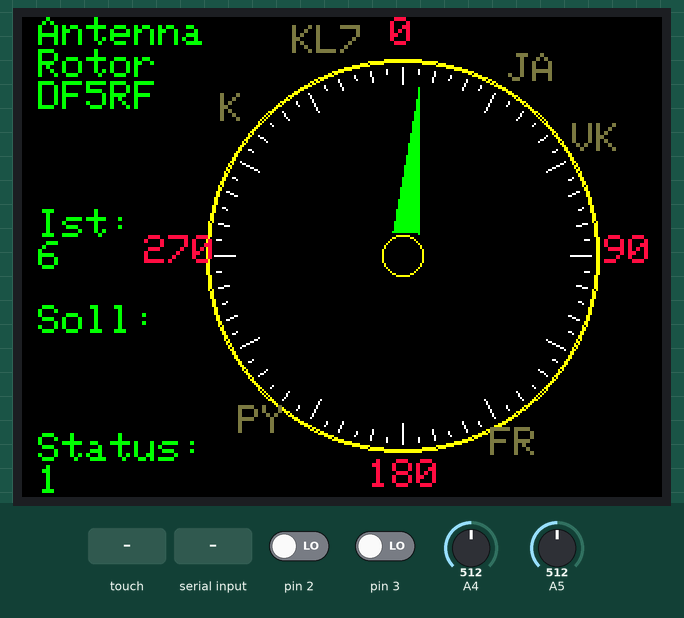
Recording of a sketch running on a simulated Arduino Uno, built with avr-gcc and run on an emulated ATmega328P. Shown: 320×240 colour display. Inputs (shaded band) come from the test bench; at power-on: pin 2 LOW, pin 3 LOW, A4 = 512, A5 = 512. What the sketch prints to the serial monitor is not drawn.

Above: at 1.37 s.
1.6 s: touch panel pressed at 38 % / 90 % of its raw x / y range
At 2.9 s:
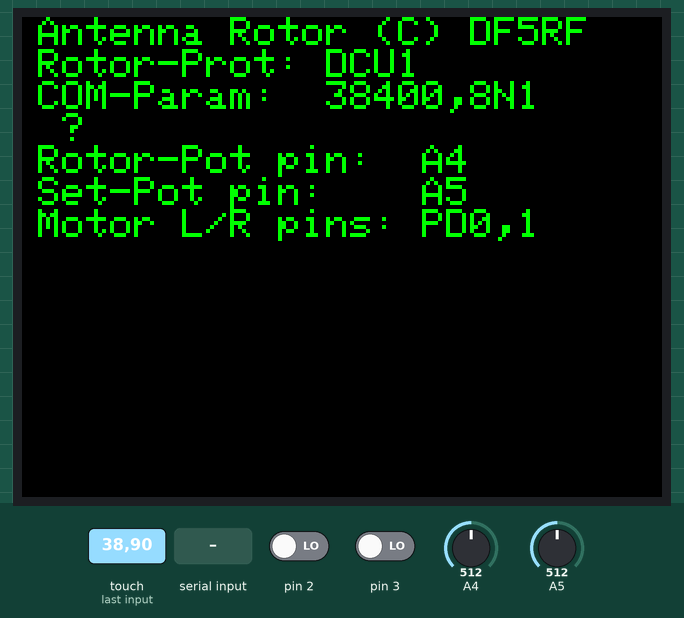
3.5 s: "AI1;" received over Serial
At 4.2 s:
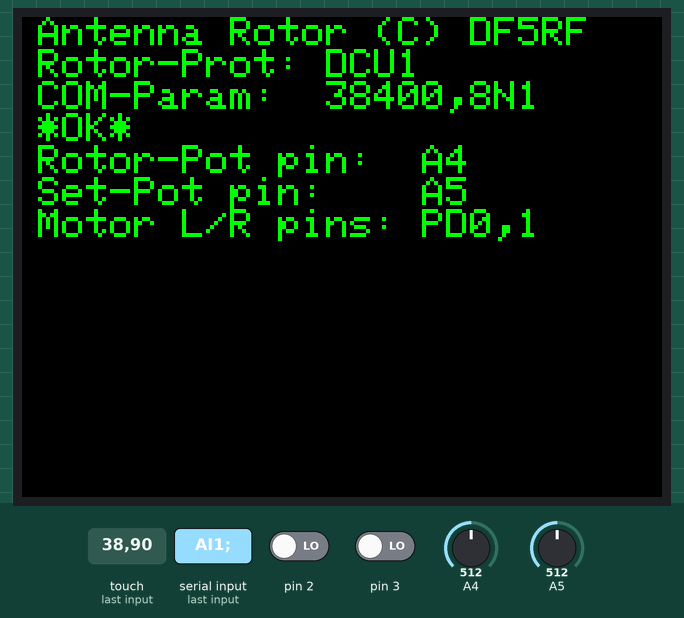
5.0 s: touch panel pressed at 13 % / 90 % of its raw x / y range
At 41.8 s:
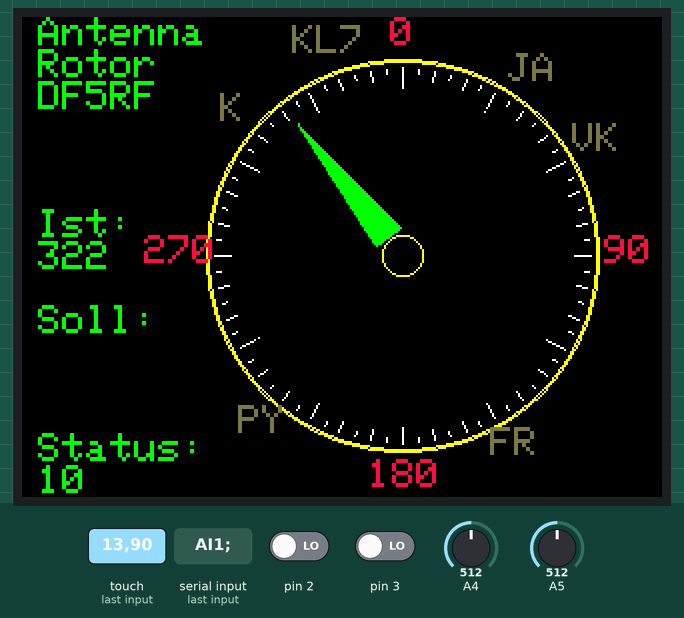

The sketch:

rotatorbase.ino
```cpp
// Rotorbase.ino
// (C) DF5RF 2023
// A rotor controller with ILI9341 TFT with analog touch input, Poti and keys to drive Left/right motor
// Serial DCU1 emulation
#include <TouchScreen.h>
#include <math.h>
#include <SPI.h>

#include <Adafruit_GFX.h>    // Adafruit Grafik-Bibliothek wird benötigt
#include "Adafruit_ILI9341.h"

// Pins for Rotor
// A4/ADC4 => Rotor Poti
// A5/ADC5 => Stell-Poti
// PD0 Mot Left
// PD1 Mot Rigth
// PD2 Key1
// PD3 Key2

#define TFT_PIN_CS   5 // Arduino-Pin an Display CS
#define TFT_PIN_DC   6  // Arduino-Pin an
#define TFT_PIN_RST  8  // Arduino Reset-Pin
Adafruit_ILI9341 tft = Adafruit_ILI9341(TFT_PIN_CS, TFT_PIN_DC); //, TFT_PIN_RST); //Adafruit_ILI9431(TFT_PIN_CS, TFT_PIN_DC, TFT_PIN_RST);

#define TS_XP A3
#define TS_YP A2
#define TS_XM A1
#define TS_YM A0
#define TS_MINX 140
#define TS_MAXX 900
#define TS_MINY 120
#define TS_MAXY 940
TouchScreen ts(TS_XP, TS_YP, TS_XM, TS_YM, 300);

enum {UIModeOps, UIModeSettings, UIModeChangeToOps,UIModeChangeToSettings} UIMode;

bool sdebug=false;
int xcenter=190;
int ycenter=119;
int rradius=96;
int setdeg=0;
int currdeg=0;
bool destreached=false;
bool destlocked=false;
bool refreshInput;
int lastcurrdeg;
int lastsetdeg;

float pi = 3.1415926;
bool demo=true;
bool connMsgReceived;
bool isConnected;

#define CUSTOM_MARKER   255, 12,65
#define CUSTOM_LABEL    120, 120,65

int yheight=16;

void setup() {
    connect_setup();
    tft.begin();
    tft.setRotation(tft.getRotation()+1);
    showMainScreen();
    setdeg=322;
    currdeg=0;
    lastsetdeg=-1;
    lastcurrdeg=-1;
    UIMode=UIModeChangeToOps;
}


void loop(void) {
  connect_loop();
  switch (UIMode) {
    case UIModeChangeToOps:
      tft.fillScreen(ILI9341_BLACK);
      showMainScreen();
      UIMode=UIModeOps;
    break;
    case UIModeChangeToSettings:
      tft.fillScreen(ILI9341_BLACK);
      UIMode=UIModeSettings;
    break;
    case UIModeOps:
      if ((refreshInput=processInput())) {
        demo=false;
      }
      else {
        demo=true;
      }
      updateValues(refreshInput);
      delay(200);
      if (demo) {
        if (!destreached) {
          currdeg+=2;
          currdeg%=360;
        }
      }
      break;
    case UIModeSettings:
       processInput();
       showInfoScreen();
       delay(500);
  }
}

bool processInput() {
bool isNewInput=false;

  // Poti lesen
  int poti=analogRead(A4);
  // tasten lesen
  int keyleft=digitalRead(PD2);
  int keyright=digitalRead(PD3);
  // request from PC
  if (connMsgReceived) {
    setdeg=connect_value();
    isNewInput=true;
  }
  // touch screen lesen
  int x,y;
  TSPoint p = ts.getPoint();


  if (p.z > ts.pressureThreshhold)
  {
     //Serial.print("Touch.X:");Serial.print(p.x);Serial.print("Touch.Y:");Serial.println(p.y);
     y = map(p.x, TS_MINX, TS_MAXX, 0, 240);
     x = map(p.y, TS_MINY, TS_MAXY, 320, 0);
     //Serial.print("X:");Serial.print(x);Serial.print("Y:");Serial.println(y);
     if (x>50) {
        // calculate angle relative to the center
        setdeg= calculateAngle(xcenter, ycenter, x,y);
        if (setdeg%2==1)
          setdeg=setdeg+1;
        if (sdebug) {Serial.print("Angle:");Serial.println(setdeg);}
        isNewInput=true;
     }
     else if (x<50 && y <110) {
        if (UIMode==UIModeSettings) {
          UIMode=UIModeChangeToOps;
        }
        else {
          UIMode=UIModeChangeToSettings;
        }
        isNewInput=true;
     }
  }
  return isNewInput;
}

void updateValues(bool refreshInput) {
  // A/D lesen
  int rotpot=analogRead(A5);
  if (!demo) {
    //currdeg=rotpot*4/10;
  }
  if (sdebug) {Serial.print("Set.X:");Serial.print(setdeg);Serial.print("Curr:");Serial.println(currdeg);}
  // anzeigen
  showCurrArrow(false);
  destreached=(abs(setdeg-currdeg)==0);
  if (destreached) {
    if (!destlocked) {
        showSetArrow(false);
        showCurrArrow(true);
        writeValue(7, currdeg);
        destlocked=true;
    }
    if (sdebug) {Serial.println("Reached:");}
  }
  else { // !destreached
    writeValue(7, currdeg);
  }
  if (refreshInput) {
    writeValue(10, setdeg);
    showSetArrow(true);
    destlocked=false;
  }
  int statval=0;
  statval+=(!destreached?1:0);
  statval+=(destlocked?10:0);
  statval+=(connMsgReceived?100:0);
  writeValue(14, statval);
}


void showCurrArrow(bool forceRefresh) {
    if (sdebug) {Serial.print("Curr:");Serial.print(currdeg);Serial.print("Last:");Serial.println(lastcurrdeg);}
    if (lastcurrdeg!=currdeg || forceRefresh) {
      drawArrow(lastcurrdeg, rradius-11, 5, ILI9341_BLACK);
      drawArrow(currdeg, rradius-11, 5, ILI9341_GREEN);
      lastcurrdeg=currdeg;
    }
}
void showSetArrow(bool appear) {
      drawSetMarker(lastsetdeg, 6, 5, ILI9341_BLACK);
      if (appear) {
        drawSetMarker(setdeg, 6, 5, ILI9341_RED);
      }
      lastsetdeg=setdeg;
}

void showMainScreen() {
  tft.fillScreen(ILI9341_BLACK);  // Färbt Hintergund Schwarz
  tft.drawCircle(xcenter, ycenter, (rradius+2), ILI9341_YELLOW);
  tft.drawCircle(xcenter, ycenter, (rradius+1), ILI9341_YELLOW);
  tft.drawCircle(xcenter, ycenter, 10, ILI9341_YELLOW);
  writeText(0,"Antenna");
  writeText(1,"Rotor");
  writeText(2,"DF5RF");
  writeText(6,"Ist:");
  writeText(9,"Soll:");
  writeText(13,"Status:");
  drawDegreeMarkings();

  // Draw N/E/S/W label
  drawLabel(0,"0",tft.color565(CUSTOM_MARKER));
  drawLabel(90,"90",tft.color565(CUSTOM_MARKER));
  drawLabel(180,"180",tft.color565(CUSTOM_MARKER));
  drawLabel(270,"270",tft.color565(CUSTOM_MARKER));
  // DXCC labels
  drawLabel(35,"JA",tft.color565(CUSTOM_LABEL));
  drawLabel(60,"VK",tft.color565(CUSTOM_LABEL));
  drawLabel(150,"FR",tft.color565(CUSTOM_LABEL));
  drawLabel(220,"PY",tft.color565(CUSTOM_LABEL));
  drawLabel(310,"K",tft.color565(CUSTOM_LABEL));
  drawLabel(340,"KL7",tft.color565(CUSTOM_LABEL));
}

void showInfoScreen() {
  writeText(0,"Antenna Rotor (C) DF5RF");
  writeText(1,"Rotor-Prot: DCU1");
  writeText(2,"COM-Param:  38400,8N1");
  writeText(3,(isConnected?"*OK*":" ?  "));
  writeText(4,"Rotor-Pot pin:  A4 ");
  writeText(5,"Set-Pot pin:    A5 ");
  writeText(6,"Motor L/R pins: PD0,1");
}
```

rotorconn.ino
```cpp
/*
 * serial rotor DCU1 protocol to run @38k4/8N1
 * Port1: PC 38400 8N1  RX=0,  TX=1
 */
int packetSizeSlow=45;
int packetSizeFast=16;

unsigned int nb;
char rxbuffer[16];    // rx buffer
unsigned int nb1;
char rx1buffer[16];    // rx1 buffer

typedef enum {RxStart, RxChar, RxEOM} RXstate;
RXstate rxState;

unsigned int snb=0; // write pointer
unsigned int rnb=0; // read pointer
#define SMSG_LEN 128
char serialMsg[SMSG_LEN];
bool infoReq=0;
String infoToTx;
int connSetValue;

#define MAX_SMSG 5
class RxBuffer {
public:
  unsigned int sbi=0; // write pointer
  unsigned int msgi=0; // msg pointer
  char serialMsg[MAX_SMSG][SMSG_LEN];
  char rxbuffer[16];    // rx buffer
  RXstate rxState=RxStart;

  bool putRxData(char data);
  bool putRxData(char *data, int len);
  char *getRxData();
};

bool RxBuffer::putRxData(char *dat, int len) {
int numr=0;
   if (len<0 || len>SMSG_LEN)
      return;
   for (int i=0;i<len;i++) {
       numr+=putRxData(dat[i])?1:0;
   }
   //Serial.print("RXB:");Serial.print(numr);Serial.print(",");Serial.print(len);
   return numr>0;
}
bool RxBuffer::putRxData(char dat) {
    if (0>=SMSG_LEN-sbi) {
      snb=0;
      rxState=RxStart; // no real ring buffer
    }
    if (dat==';') {
      if (rxState==RxChar) {
        rxState=RxEOM;
      }
    }
    else {
      rxState=RxChar;
    }
    if (msgi>=MAX_SMSG)
       return false;
    serialMsg[msgi][sbi]=dat;
    sbi++;
    if (rxState==RxEOM) {
      rxState=RxStart;
      serialMsg[msgi][sbi]=0;
      sbi=0;
      msgi++;
      return true;
    }
    return false;
}

char* RxBuffer::getRxData() {
   if (msgi<=0)
     return NULL;
   char *m=  serialMsg[msgi-1];
   msgi--;
   return m;
}

RxBuffer pcCom;

void connect_setup() {
  // initialize serial ports:
  Serial.begin(38400, SERIAL_8N1);
  Serial.setTimeout(10);
  infoReq=0;
  rxState=RxStart;
  connMsgReceived=false;
  isConnected=false;
}

void serialEvent() {
  nb1=0;
  // get requests from PC
  while  (Serial.available()) {
      nb1=Serial.readBytes(rx1buffer, packetSizeFast);
      if (pcCom.putRxData(rx1buffer, nb1)) {
        char*msg=pcCom.getRxData();
        if (msg!=NULL) {
          MsgExtract(msg);
          isConnected=true;
        }
      }
  }
}


bool connect_loop() {
  // only TX handled in here
  if (infoReq) {
    infoReq=false;
    Serial.write(infoToTx.c_str());
  }
  return connMsgReceived;
}

int connect_value() {
  connMsgReceived=false;
  return connSetValue;
}
void ConnMsgSend(char *msg, int value) {
  String sv=String(value);
  infoToTx=String(msg);
  infoToTx.concat(sv);
  infoToTx.concat(";");
  infoReq=true;
}

// mimics DCU1 protocol
void MsgExtract(char *msg) {
  if (msg[0]==';') {
    // stop moving now
    demo=false;
  }
  else if (strncmp(msg,"DG",2)==0) {
    sdebug=(msg[2]=='1');
  }
  else if (strncmp(msg,"AM;",3)==0) {
    // start, ignored now
  }
  else if (strncmp(msg,"AI1;",4)==0) {
    // get info
    ConnMsgSend(";",currdeg);
  }
  else if (strncmp(msg,"AP",2)==0) {
     // set new value
     connSetValue=atoi((const char*)msg+2);
     connMsgReceived=true;
  }
}
```

rotordraw.ino
```cpp
void drawArrow(float degrees, float length, uint16_t thickness, uint16_t color) {
  int centerX = xcenter;
  int centerY = ycenter;
  int trianglef=6;

  float radians = radians((-1*degrees+90));

  // Calculate arrow coordinates
  int x1 = centerX + int(length * cos(radians));
  int y1 = centerY - int(length * sin(radians));
  int x2 = centerX + int((length / trianglef) * cos(radians - PI / 6));
  int y2 = centerY - int((length / trianglef) * sin(radians - PI / 6));
  int x3 = centerX + int((length / trianglef) * cos(radians + PI / 6));
  int y3 = centerY - int((length / trianglef) * sin(radians + PI / 6));

  // Draw filled arrowhead with corrected order of points
  tft.fillTriangle(x2, y2, x3, y3, x1, y1, color);
  //drawGradientTriangle(x2, y2, x3, y3, x1, y1, color);

}

void drawSetMarker(float degrees, float length, uint16_t thickness, uint16_t color) {
  int centerX = xcenter;
  int centerY = ycenter;

  // Convert angle to radians
  float angleRadians = radians((1*degrees-90));

  // Calculate circle position
  int circleX = centerX + int((rradius-3*length) * cos(angleRadians));
  int circleY = centerY + int((rradius-3*length) * sin(angleRadians));

  // Draw the circle
  tft.fillCircle(circleX, circleY, length, color);
}

void drawGradientTriangle(int x1,int y1,int x2, int y2,int x3,int y3, uint16_t color)
{

  // Draw the triangle edges
  tft.drawLine(x1, y1, x2, y2, color);
  tft.drawLine(x2, y2, x3, y3, color);
  tft.drawLine(x3, y3, x1, y1, color);

  // Calculate the gradient steps
  float dx1 = float(x2 - x1) / 50.0;
  float dy1 = float(y2 - y1) / 50.0;
  float dx2 = float(x3 - x2) / 50.0;
  float dy2 = float(y3 - y2) / 50.0;
  float dx3 = float(x1 - x3) / 50.0;
  float dy3 = float(y1 - y3) / 50.0;
  uint16_t gcol1=ILI9341_YELLOW;
  uint16_t gcol2=ILI9341_RED;
  uint16_t gcol3=ILI9341_BLUE;
  if (color==ILI9341_BLACK) {
    tft.fillRect(x1, y1, x3-x1,y2-y1, ILI9341_BLACK);
  }
  else {
    // Draw the gradient fill
    for (int i = 0; i < 50; ++i) {
      int x11 = x1 + int(i * dx1);
      int y11 = y1 + int(i * dy1);
      int x22 = x2 + int(i * dx2);
      int y22 = y2 + int(i * dy2);
      int x33 = x3 + int(i * dx3);
      int y33 = y3 + int(i * dy3);

      tft.drawLine(x11, y11, x22, y22, gcol1);
      tft.drawLine(x22, y22, x33, y33, gcol2);
      tft.drawLine(x33, y33, x11, y11, gcol3);
    }
  }
}


void drawLabel(float degrees, const char *text, uint16_t color) {
  int centerX = xcenter;
  int centerY = ycenter+6;
  float radius = rradius+16;

  float radians = radians((-1*degrees+90));
  // Measure the width of the text
  float totalWidth = strlen(text) * 11; // Adjust as needed, assuming each character is 12 pixels wide
  int fontHeight = yheight;

  int xOffset = int((totalWidth / 2) * cos(radians));
  int yOffset = int((fontHeight / 2) * sin(radians));

  int x = centerX + int(radius * cos(radians)) - totalWidth / 2;
  int y = centerY - int(radius * sin(radians)) - fontHeight;

  // Check if the label is going outside the circle
  if (y < 0) {
    y = 0; // Ensure the label is within the display boundaries
  }

  tft.setTextSize(2);
  tft.setTextColor(color);
  tft.setCursor(x, y);
  tft.print(text);
}

void writeText(int line, char *text) {
    clearRectangle(8,line*yheight,40,yheight);
    tft.setCursor(8, line*yheight);
    tft.setTextSize(2);
    tft.setTextColor(ILI9341_GREEN);
    tft.print(text);
}
void writeValue(int line, int value) {
    clearRectangle(8,line*yheight,40,yheight);
    tft.setCursor(8, line*yheight);
    tft.setTextSize(2);
    tft.setTextColor(ILI9341_GREEN);
    String s=String(value);
    tft.print(s);
}

void clearRectangle(int x, int y, int width, int height) {
    tft.fillRect(x, y, width, height, ILI9341_BLACK);
}

void drawDegreeMarkings() {
  int centerX = xcenter;
  int centerY = ycenter;
  int radius = rradius+3; // Adjust as needed

  for (int deg = 0; deg < 360; deg += 5) {
    float radians = radians(deg);
    int x1 = centerX + int((radius - 5) * cos(radians));
    int y1 = centerY - int((radius - 5) * sin(radians));
    int x2, y2;

    if (deg % 30 == 0) {
      // Major stroke every 30 degrees
      x2 = centerX + int((radius - 15) * cos(radians));
      y2 = centerY - int((radius - 15) * sin(radians));
      tft.drawLine(x1, y1, x2, y2, ILI9341_WHITE);
    } else if (deg % 10 == 0) {
      // Minor stroke every 10 degrees
      x2 = centerX + int((radius - 10) * cos(radians));
      y2 = centerY - int((radius - 10) * sin(radians));
      tft.drawLine(x1, y1, x2, y2, ILI9341_WHITE);
    } else {
      // Tiny stroke every 5 degrees
      x2 = centerX + int((radius - 7) * cos(radians));
      y2 = centerY - int((radius - 7) * sin(radians));
      tft.drawLine(x1, y1, x2, y2, ILI9341_WHITE);
    }
  }
}

void degreesToCoordinates(float degrees, float radius, float &x, float &y) {
  // Convert degrees to radians
  float radians = radians(degrees);
  x = radius * cos(radians);
  y = radius * sin(radians);
}

float calculateAngle(int cx, int cy,int x, int y) {
    float r=atan2(y - cy, x - cx) * 180 / PI;
    if (r<0) {
      r=360.0+r;
    }
    r=r+90; // disp orientation
    if (r>=360) {
        r=r-360;
    }
    return r;
}
```

Measured:
- after the input at 1.6 s, the display: first changes after 0.13 s (image 1 shows a later state)
- after the input at 3.5 s, the display: changes after 0.09 s (image 2)
- after the input at 5.0 s, the display: first changes after 0.65 s (image 3 shows a later state)
